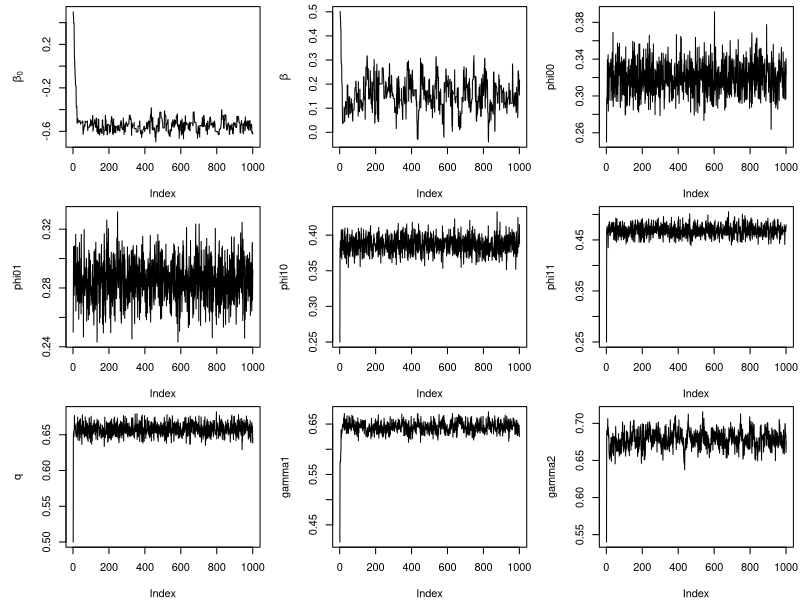

Write R code to recreate this figure.
sigmoid <- function(x){
  y <- 1/(1+exp(-x))
  return(y)
}

cervix_func <- function(nchain, complete_data, incomplete_data, prop_sd){
  #les arguments data_table sont des matrix
  #ordre : beta0, beta, phi_ij, q et les gamma
  chain <- matrix(NA, nrow = nchain+1, ncol = 7)
  #ordre d, x, w pour complete et d,w sinon
  
  ## PHASE 1: imputation des données
  Ni <- nrow(incomplete_data)
  Nc <- nrow(complete_data)
  N <- Nc + Ni
  
  #1.1 calculs des param des bernoullis à générer
  #ie des probas x_i sachant d_i,w_i
  s <- rep(0, 4) #pour les proba de la loi jointe x,d,w
  s_prime <- rep(0, 4) #pour les proba de la loi jointe d,w
  
  #on indice s et s_prime en binaire + 1 (l'indice associé c'est 1 + binaire(wi,di) )
  # RQ: on ne calcule pas les proba mais les effectifs,
  # la division entre les probas lors de l'utilisation du théorème de Bayes
  # ie s[1]=n*P(di=0, wi=0), s[2]=n*P(di=0, wi=1), etc...
  
  for(i in 1:Nc){
    vals <- complete_data[i,]
    index <- vals[1] + 2*vals[3] + 1 #cf avant pour l'indice
    s[index] <- s[index] + 1*vals[2] #on incrémente que si wi=1
    s_prime[index] <- s_prime[index] + 1 #on a déjà l'indice, pas de condition sur wi ici
  }
  
  #on utilise s comme vecteur final avec les probas
  #on applique le théorème de Bayes pour obtenir les probas conditionnelles
  s <- s/s_prime
  #1.2 génération des xi
  x <- rep(NA, Ni)
  
  for (i in 1:Ni){
    vals <- incomplete_data[i,]
    index <- vals[1] + 2*vals[2] + 1
    q <- s[index]
    x[i] <- rbinom(1,1,q)
  }
  #on reconstruit nos données
  d <- incomplete_data[,1]
  w <- incomplete_data[,2]
  incomplete_data <- matrix(c(d, x, w), nrow=Ni, ncol=3, byrow=FALSE)
  colnames(incomplete_data) <- c("d", "x", "w")
  
  data_table <- rbind(complete_data, incomplete_data)
  
  ## PHASE 2: La chaîne
  
  #on initialise la chaîne
  #
  chain[1,] <- c(0.5, 0.5, 0.25, 0.25, 0.25, 0.25, 0.5)
  for(iter in 1:nchain){
    beta <- chain[iter, 1:2]
    phis <- chain[iter, 3:6]
    q <- chain[iter, 7]
    
    #MAJ des phi
    nw1 <- 0
    nw0 <- 0
    for (iphi in 1:4){
      for (index in 1:N){
        row <- data_table[index,]
        #d, x, w
        if (row[3]){
          #on incrémente le compte si la ligne a les xi et di du phi concerné
          #cf. 
          nw1 <- nw1 + 1*(row[1]==(iphi+1)%%2)*(row[2]==1*(iphi>=3))
        }else{
          nw0 <- nw0 + 1*(row[1]==(iphi+1)%%2)*(row[2]==1*(iphi>=3))  
          }
      }
      # #on écrit explicitement les produits avec les bernouilli
      # product1 <- chain[iter,2+phi]**nw1 #ici wi=1
      # product0 <- (1-chain[iter,2+phi])**nw0
      update_alpha <- 1 + nw1
      updata_beta <- 1  + nw0 #+ nw1 - nw1 (cf somme des wi=nw1)
      phis[iphi] <- rbeta(1,update_alpha, updata_beta)
    }
    
    #MAJ de q
    sum_x <- sum(data_table[,2])
    update_alpha <- 1 + sum(data_table[,2]) + sum_x
    update_beta <- 1 + N - sum_x
    q <- rbeta(1, update_alpha, updata_beta)
    
    #MAJ des deux betas: par prop de M-H
    acc_rates <- rep(0, 2)
    for (ibeta in 1:2){
      current <- beta[ibeta]
      prop <- rnorm(1, current, prop_sd)
      beta_prop <- beta
      beta_prop[ibeta] <- prop
      
      #on calcule les pi associés à current et à prop
      pi_current <- sigmoid(beta[1] + beta[2]*data_table[,2])
      pi_prop <- sigmoid(beta_prop[1] + beta_prop[2]*data_table[,2])
      
      top <- -(prop^2)/(2*prop_sd^2) + sum(data_table[,1]*log(pi_prop) + (1-data_table[,1])*log(1-pi_prop))
      bottom <- -(current^2)/(2*prop_sd^2) + sum(data_table[,1]*log(pi_current) + (1-data_table[,1])*log(1-pi_current))
      
      alpha <- exp(top - bottom)
      # browser()
      if (runif(1) < alpha)
        beta <- beta_prop
        acc_rates[ibeta] <- acc_rates[ibeta] + 1
    }
    #MAJ de la chaîne
    chain[iter+1,] <- c(beta, phis, q)
  
  }
  #Calcul des gamma à partir de la chaîne
  gamma <- matrix(NA, nchain + 1, 2)
  list_q <- (1-chain[,7])/chain[,7]
  gamma[,1] <- 1/(1 + (1+exp(chain[,1] + chain[,2]))/(1+exp(chain[,1]))*list_q)
  gamma[,2] <- 1/(1 + (1+exp(-chain[,1] - chain[,2]))/(1+exp(-chain[,1]))*list_q)
  chain <- cbind(chain, gamma)
  return(list(chain = chain, acc_rates = acc_rates / nchain))
}
#Application
Ni <-1929 
Nc <-115
dc <-c(1, 1, 1, 1, 1, 1, 1, 1, 1, 1, 1, 1, 1, 1, 1, 1, 1, 1, 1, 1, 
    1, 1, 1, 1, 1, 1, 1, 1, 1, 1, 1, 1, 1, 1, 1, 1, 1, 1, 1, 0, 0, 
    0, 0, 0, 0, 0, 0, 0, 0, 0, 0, 0, 0, 0, 0, 0, 0, 0, 0, 0, 0, 0, 
    0, 0, 0, 0, 0, 0, 0, 0, 0, 0, 0, 0, 0, 0, 0, 0, 0, 0, 0, 0, 0, 
    0, 0, 0, 0, 0, 0, 0, 0, 0, 0, 0, 0, 0, 0, 0, 0, 0, 0, 0, 0, 0, 
    0, 0, 0, 0, 0, 0, 0, 0, 0, 0, 0)
di <-c(1, 1, 1, 1, 1, 1, 1, 1, 1, 1, 1, 1, 1, 1, 1, 1, 1, 1, 1, 1, 
    1, 1, 1, 1, 1, 1, 1, 1, 1, 1, 1, 1, 1, 1, 1, 1, 1, 1, 1, 1, 1, 
    1, 1, 1, 1, 1, 1, 1, 1, 1, 1, 1, 1, 1, 1, 1, 1, 1, 1, 1, 1, 1, 
    1, 1, 1, 1, 1, 1, 1, 1, 1, 1, 1, 1, 1, 1, 1, 1, 1, 1, 1, 1, 1, 
    1, 1, 1, 1, 1, 1, 1, 1, 1, 1, 1, 1, 1, 1, 1, 1, 1, 1, 1, 1, 1, 
    1, 1, 1, 1, 1, 1, 1, 1, 1, 1, 1, 1, 1, 1, 1, 1, 1, 1, 1, 1, 1, 
    1, 1, 1, 1, 1, 1, 1, 1, 1, 1, 1, 1, 1, 1, 1, 1, 1, 1, 1, 1, 1, 
    1, 1, 1, 1, 1, 1, 1, 1, 1, 1, 1, 1, 1, 1, 1, 1, 1, 1, 1, 1, 1, 
    1, 1, 1, 1, 1, 1, 1, 1, 1, 1, 1, 1, 1, 1, 1, 1, 1, 1, 1, 1, 1, 
    1, 1, 1, 1, 1, 1, 1, 1, 1, 1, 1, 1, 1, 1, 1, 1, 1, 1, 1, 1, 1, 
    1, 1, 1, 1, 1, 1, 1, 1, 1, 1, 1, 1, 1, 1, 1, 1, 1, 1, 1, 1, 1, 
    1, 1, 1, 1, 1, 1, 1, 1, 1, 1, 1, 1, 1, 1, 1, 1, 1, 1, 1, 1, 1, 
    1, 1, 1, 1, 1, 1, 1, 1, 1, 1, 1, 1, 1, 1, 1, 1, 1, 1, 1, 1, 1, 
    1, 1, 1, 1, 1, 1, 1, 1, 1, 1, 1, 1, 1, 1, 1, 1, 1, 1, 1, 1, 1, 
    1, 1, 1, 1, 1, 1, 1, 1, 1, 1, 1, 1, 1, 1, 1, 1, 1, 1, 1, 1, 1, 
    1, 1, 1, 1, 1, 1, 1, 1, 1, 1, 1, 1, 1, 1, 1, 1, 1, 1, 1, 1, 1, 
    1, 1, 1, 1, 1, 1, 1, 1, 1, 1, 1, 1, 1, 1, 1, 1, 1, 1, 1, 1, 1, 
    1, 1, 1, 1, 1, 1, 1, 1, 1, 1, 1, 1, 1, 1, 1, 1, 1, 1, 1, 1, 1, 
    1, 1, 1, 1, 1, 1, 1, 1, 1, 1, 1, 1, 1, 1, 1, 1, 1, 1, 1, 1, 1, 
    1, 1, 1, 1, 1, 1, 1, 1, 1, 1, 1, 1, 1, 1, 1, 1, 1, 1, 1, 1, 1, 
    1, 1, 1, 1, 1, 1, 1, 1, 1, 1, 1, 1, 1, 1, 1, 1, 1, 1, 1, 1, 1, 
    1, 1, 1, 1, 1, 1, 1, 1, 1, 1, 1, 1, 1, 1, 1, 1, 1, 1, 1, 1, 1, 
    1, 1, 1, 1, 1, 1, 1, 1, 1, 1, 1, 1, 1, 1, 1, 1, 1, 1, 1, 1, 1, 
    1, 1, 1, 1, 1, 1, 1, 1, 1, 1, 1, 1, 1, 1, 1, 1, 1, 1, 1, 1, 1, 
    1, 1, 1, 1, 1, 1, 1, 1, 1, 1, 1, 1, 1, 1, 1, 1, 1, 1, 1, 1, 1, 
    1, 1, 1, 1, 1, 1, 1, 1, 1, 1, 1, 1, 1, 1, 1, 1, 1, 1, 1, 1, 1, 
    1, 1, 1, 1, 1, 1, 1, 1, 1, 1, 1, 1, 1, 1, 1, 1, 1, 1, 1, 1, 1, 
    1, 1, 1, 1, 1, 1, 1, 1, 1, 1, 1, 1, 1, 1, 1, 1, 1, 1, 1, 1, 1, 
    1, 1, 1, 1, 1, 1, 1, 1, 1, 1, 1, 1, 1, 1, 1, 1, 1, 1, 1, 1, 1, 
    1, 1, 1, 1, 1, 1, 1, 1, 1, 1, 1, 1, 1, 1, 1, 1, 1, 1, 1, 1, 1, 
    1, 1, 1, 1, 1, 1, 1, 1, 1, 1, 1, 1, 1, 1, 1, 1, 1, 1, 1, 1, 1, 
    1, 1, 1, 1, 1, 1, 1, 1, 1, 1, 1, 1, 1, 1, 1, 1, 1, 1, 1, 1, 1, 
    1, 1, 1, 1, 1, 1, 1, 1, 1, 1, 1, 1, 1, 1, 1, 1, 1, 1, 1, 1, 1, 
    1, 0, 0, 0, 0, 0, 0, 0, 0, 0, 0, 0, 0, 0, 0, 0, 0, 0, 0, 0, 0, 
    0, 0, 0, 0, 0, 0, 0, 0, 0, 0, 0, 0, 0, 0, 0, 0, 0, 0, 0, 0, 0, 
    0, 0, 0, 0, 0, 0, 0, 0, 0, 0, 0, 0, 0, 0, 0, 0, 0, 0, 0, 0, 0, 
    0, 0, 0, 0, 0, 0, 0, 0, 0, 0, 0, 0, 0, 0, 0, 0, 0, 0, 0, 0, 0, 
    0, 0, 0, 0, 0, 0, 0, 0, 0, 0, 0, 0, 0, 0, 0, 0, 0, 0, 0, 0, 0, 
    0, 0, 0, 0, 0, 0, 0, 0, 0, 0, 0, 0, 0, 0, 0, 0, 0, 0, 0, 0, 0, 
    0, 0, 0, 0, 0, 0, 0, 0, 0, 0, 0, 0, 0, 0, 0, 0, 0, 0, 0, 0, 0, 
    0, 0, 0, 0, 0, 0, 0, 0, 0, 0, 0, 0, 0, 0, 0, 0, 0, 0, 0, 0, 0, 
    0, 0, 0, 0, 0, 0, 0, 0, 0, 0, 0, 0, 0, 0, 0, 0, 0, 0, 0, 0, 0, 
    0, 0, 0, 0, 0, 0, 0, 0, 0, 0, 0, 0, 0, 0, 0, 0, 0, 0, 0, 0, 0, 
    0, 0, 0, 0, 0, 0, 0, 0, 0, 0, 0, 0, 0, 0, 0, 0, 0, 0, 0, 0, 0, 
    0, 0, 0, 0, 0, 0, 0, 0, 0, 0, 0, 0, 0, 0, 0, 0, 0, 0, 0, 0, 0, 
    0, 0, 0, 0, 0, 0, 0, 0, 0, 0, 0, 0, 0, 0, 0, 0, 0, 0, 0, 0, 0, 
    0, 0, 0, 0, 0, 0, 0, 0, 0, 0, 0, 0, 0, 0, 0, 0, 0, 0, 0, 0, 0, 
    0, 0, 0, 0, 0, 0, 0, 0, 0, 0, 0, 0, 0, 0, 0, 0, 0, 0, 0, 0, 0, 
    0, 0, 0, 0, 0, 0, 0, 0, 0, 0, 0, 0, 0, 0, 0, 0, 0, 0, 0, 0, 0, 
    0, 0, 0, 0, 0, 0, 0, 0, 0, 0, 0, 0, 0, 0, 0, 0, 0, 0, 0, 0, 0, 
    0, 0, 0, 0, 0, 0, 0, 0, 0, 0, 0, 0, 0, 0, 0, 0, 0, 0, 0, 0, 0, 
    0, 0, 0, 0, 0, 0, 0, 0, 0, 0, 0, 0, 0, 0, 0, 0, 0, 0, 0, 0, 0, 
    0, 0, 0, 0, 0, 0, 0, 0, 0, 0, 0, 0, 0, 0, 0, 0, 0, 0, 0, 0, 0, 
    0, 0, 0, 0, 0, 0, 0, 0, 0, 0, 0, 0, 0, 0, 0, 0, 0, 0, 0, 0, 0, 
    0, 0, 0, 0, 0, 0, 0, 0, 0, 0, 0, 0, 0, 0, 0, 0, 0, 0, 0, 0, 0, 
    0, 0, 0, 0, 0, 0, 0, 0, 0, 0, 0, 0, 0, 0, 0, 0, 0, 0, 0, 0, 0, 
    0, 0, 0, 0, 0, 0, 0, 0, 0, 0, 0, 0, 0, 0, 0, 0, 0, 0, 0, 0, 0, 
    0, 0, 0, 0, 0, 0, 0, 0, 0, 0, 0, 0, 0, 0, 0, 0, 0, 0, 0, 0, 0, 
    0, 0, 0, 0, 0, 0, 0, 0, 0, 0, 0, 0, 0, 0, 0, 0, 0, 0, 0, 0, 0, 
    0, 0, 0, 0, 0, 0, 0, 0, 0, 0, 0, 0, 0, 0, 0, 0, 0, 0, 0, 0, 0, 
    0, 0, 0, 0, 0, 0, 0, 0, 0, 0, 0, 0, 0, 0, 0, 0, 0, 0, 0, 0, 0, 
    0, 0, 0, 0, 0, 0, 0, 0, 0, 0, 0, 0, 0, 0, 0, 0, 0, 0, 0, 0, 0, 
    0, 0, 0, 0, 0, 0, 0, 0, 0, 0, 0, 0, 0, 0, 0, 0, 0, 0, 0, 0, 0, 
    0, 0, 0, 0, 0, 0, 0, 0, 0, 0, 0, 0, 0, 0, 0, 0, 0, 0, 0, 0, 0, 
    0, 0, 0, 0, 0, 0, 0, 0, 0, 0, 0, 0, 0, 0, 0, 0, 0, 0, 0, 0, 0, 
    0, 0, 0, 0, 0, 0, 0, 0, 0, 0, 0, 0, 0, 0, 0, 0, 0, 0, 0, 0, 0, 
    0, 0, 0, 0, 0, 0, 0, 0, 0, 0, 0, 0, 0, 0, 0, 0, 0, 0, 0, 0, 0, 
    0, 0, 0, 0, 0, 0, 0, 0, 0, 0, 0, 0, 0, 0, 0, 0, 0, 0, 0, 0, 0, 
    0, 0, 0, 0, 0, 0, 0, 0, 0, 0, 0, 0, 0, 0, 0, 0, 0, 0, 0, 0, 0, 
    0, 0, 0, 0, 0, 0, 0, 0, 0, 0, 0, 0, 0, 0, 0, 0, 0, 0, 0, 0, 0, 
    0, 0, 0, 0, 0, 0, 0, 0, 0, 0, 0, 0, 0, 0, 0, 0, 0, 0, 0, 0, 0, 
    0, 0, 0, 0, 0, 0, 0, 0, 0, 0, 0, 0, 0, 0, 0, 0, 0, 0, 0, 0, 0, 
    0, 0, 0, 0, 0, 0, 0, 0, 0, 0, 0, 0, 0, 0, 0, 0, 0, 0, 0, 0, 0, 
    0, 0, 0, 0, 0, 0, 0, 0, 0, 0, 0, 0, 0, 0, 0, 0, 0, 0, 0, 0, 0, 
    0, 0, 0, 0, 0, 0, 0, 0, 0, 0, 0, 0, 0, 0, 0, 0, 0, 0, 0, 0, 0, 
    0, 0, 0, 0, 0, 0, 0, 0, 0, 0, 0, 0, 0, 0, 0, 0, 0, 0, 0, 0, 0, 
    0, 0, 0, 0, 0, 0, 0, 0, 0, 0, 0, 0, 0, 0, 0, 0, 0, 0, 0, 0, 0, 
    0, 0, 0, 0, 0, 0, 0, 0, 0, 0, 0, 0, 0, 0, 0, 0, 0, 0, 0, 0, 0, 
    0, 0, 0, 0, 0, 0, 0, 0, 0, 0, 0, 0, 0, 0, 0, 0, 0, 0, 0, 0, 0, 
    0, 0, 0, 0, 0, 0, 0, 0, 0, 0, 0, 0, 0, 0, 0, 0, 0, 0, 0, 0, 0, 
    0, 0, 0, 0, 0, 0, 0, 0, 0, 0, 0, 0, 0, 0, 0, 0, 0, 0, 0, 0, 0, 
    0, 0, 0, 0, 0, 0, 0, 0, 0, 0, 0, 0, 0, 0, 0, 0, 0, 0, 0, 0, 0, 
    0, 0, 0, 0, 0, 0, 0, 0, 0, 0, 0, 0, 0, 0, 0, 0, 0, 0, 0, 0, 0, 
    0, 0, 0, 0, 0, 0, 0, 0, 0, 0, 0, 0, 0, 0, 0, 0, 0, 0, 0, 0, 0, 
    0, 0, 0, 0, 0, 0, 0, 0, 0, 0, 0, 0, 0, 0, 0, 0, 0, 0, 0, 0, 0, 
    0, 0, 0, 0, 0, 0, 0, 0, 0, 0, 0, 0, 0, 0, 0, 0, 0, 0, 0, 0, 0, 
    0, 0, 0, 0, 0, 0, 0, 0, 0, 0, 0, 0, 0, 0, 0, 0, 0, 0, 0, 0, 0, 
    0, 0, 0, 0, 0, 0, 0, 0, 0, 0, 0, 0, 0, 0, 0, 0, 0, 0, 0, 0, 0, 
    0, 0, 0, 0, 0, 0, 0, 0, 0, 0, 0, 0, 0, 0, 0, 0, 0, 0, 0, 0, 0, 
    0, 0, 0, 0, 0, 0, 0, 0, 0, 0, 0, 0, 0, 0, 0, 0, 0, 0, 0, 0, 0, 
    0, 0, 0, 0, 0, 0, 0, 0, 0, 0, 0, 0, 0, 0, 0, 0, 0, 0, 0, 0, 0, 
    0, 0, 0, 0, 0, 0, 0, 0, 0, 0, 0, 0, 0, 0, 0, 0, 0, 0, 0)
xc <-c(0, 0, 0, 0, 0, 0, 0, 0, 0, 0, 0, 0, 0, 0, 0, 0, 1, 1, 1, 1, 
    1, 1, 1, 1, 1, 1, 1, 1, 1, 1, 1, 1, 1, 1, 1, 1, 1, 1, 1, 0, 0, 
    0, 0, 0, 0, 0, 0, 0, 0, 0, 0, 0, 0, 0, 0, 0, 0, 0, 0, 0, 0, 0, 
    0, 0, 0, 0, 0, 0, 0, 0, 0, 0, 0, 0, 0, 0, 0, 0, 0, 0, 0, 0, 0, 
    1, 1, 1, 1, 1, 1, 1, 1, 1, 1, 1, 1, 1, 1, 1, 1, 1, 1, 1, 1, 1, 
    1, 1, 1, 1, 1, 1, 1, 1, 1, 1, 1)
wc <-c(0, 0, 0, 0, 0, 0, 0, 0, 0, 0, 0, 0, 0, 1, 1, 1, 0, 0, 0, 0, 
    0, 1, 1, 1, 1, 1, 1, 1, 1, 1, 1, 1, 1, 1, 1, 1, 1, 1, 1, 0, 0, 
    0, 0, 0, 0, 0, 0, 0, 0, 0, 0, 0, 0, 0, 0, 0, 0, 0, 0, 0, 0, 0, 
    0, 0, 0, 0, 0, 0, 0, 0, 0, 0, 1, 1, 1, 1, 1, 1, 1, 1, 1, 1, 1, 
    0, 0, 0, 0, 0, 0, 0, 0, 0, 0, 0, 0, 0, 0, 0, 0, 1, 1, 1, 1, 1, 
    1, 1, 1, 1, 1, 1, 1, 1, 1, 1, 1)
wi <-c(0, 0, 0, 0, 0, 0, 0, 0, 0, 0, 0, 0, 0, 0, 0, 0, 0, 0, 0, 0, 
    0, 0, 0, 0, 0, 0, 0, 0, 0, 0, 0, 0, 0, 0, 0, 0, 0, 0, 0, 0, 0, 
    0, 0, 0, 0, 0, 0, 0, 0, 0, 0, 0, 0, 0, 0, 0, 0, 0, 0, 0, 0, 0, 
    0, 0, 0, 0, 0, 0, 0, 0, 0, 0, 0, 0, 0, 0, 0, 0, 0, 0, 0, 0, 0, 
    0, 0, 0, 0, 0, 0, 0, 0, 0, 0, 0, 0, 0, 0, 0, 0, 0, 0, 0, 0, 0, 
    0, 0, 0, 0, 0, 0, 0, 0, 0, 0, 0, 0, 0, 0, 0, 0, 0, 0, 0, 0, 0, 
    0, 0, 0, 0, 0, 0, 0, 0, 0, 0, 0, 0, 0, 0, 0, 0, 0, 0, 0, 0, 0, 
    0, 0, 0, 0, 0, 0, 0, 0, 0, 0, 0, 0, 0, 0, 0, 0, 0, 0, 0, 0, 0, 
    0, 0, 0, 0, 0, 0, 0, 0, 0, 0, 0, 0, 0, 0, 0, 0, 0, 0, 0, 0, 0, 
    0, 0, 0, 0, 0, 0, 0, 0, 0, 0, 0, 0, 0, 0, 0, 0, 0, 0, 0, 0, 0, 
    0, 0, 0, 0, 0, 0, 0, 0, 0, 0, 0, 0, 0, 0, 0, 0, 0, 0, 0, 0, 0, 
    0, 0, 0, 0, 0, 0, 0, 0, 0, 0, 0, 0, 0, 0, 0, 0, 0, 0, 0, 0, 0, 
    0, 0, 0, 0, 0, 0, 0, 0, 0, 0, 0, 0, 0, 0, 0, 0, 0, 0, 0, 0, 0, 
    0, 0, 0, 0, 0, 0, 0, 0, 0, 0, 0, 0, 0, 0, 0, 0, 0, 0, 0, 0, 0, 
    0, 0, 0, 0, 0, 0, 0, 0, 0, 0, 0, 0, 0, 0, 0, 0, 0, 0, 0, 0, 0, 
    0, 0, 0, 0, 1, 1, 1, 1, 1, 1, 1, 1, 1, 1, 1, 1, 1, 1, 1, 1, 1, 
    1, 1, 1, 1, 1, 1, 1, 1, 1, 1, 1, 1, 1, 1, 1, 1, 1, 1, 1, 1, 1, 
    1, 1, 1, 1, 1, 1, 1, 1, 1, 1, 1, 1, 1, 1, 1, 1, 1, 1, 1, 1, 1, 
    1, 1, 1, 1, 1, 1, 1, 1, 1, 1, 1, 1, 1, 1, 1, 1, 1, 1, 1, 1, 1, 
    1, 1, 1, 1, 1, 1, 1, 1, 1, 1, 1, 1, 1, 1, 1, 1, 1, 1, 1, 1, 1, 
    1, 1, 1, 1, 1, 1, 1, 1, 1, 1, 1, 1, 1, 1, 1, 1, 1, 1, 1, 1, 1, 
    1, 1, 1, 1, 1, 1, 1, 1, 1, 1, 1, 1, 1, 1, 1, 1, 1, 1, 1, 1, 1, 
    1, 1, 1, 1, 1, 1, 1, 1, 1, 1, 1, 1, 1, 1, 1, 1, 1, 1, 1, 1, 1, 
    1, 1, 1, 1, 1, 1, 1, 1, 1, 1, 1, 1, 1, 1, 1, 1, 1, 1, 1, 1, 1, 
    1, 1, 1, 1, 1, 1, 1, 1, 1, 1, 1, 1, 1, 1, 1, 1, 1, 1, 1, 1, 1, 
    1, 1, 1, 1, 1, 1, 1, 1, 1, 1, 1, 1, 1, 1, 1, 1, 1, 1, 1, 1, 1, 
    1, 1, 1, 1, 1, 1, 1, 1, 1, 1, 1, 1, 1, 1, 1, 1, 1, 1, 1, 1, 1, 
    1, 1, 1, 1, 1, 1, 1, 1, 1, 1, 1, 1, 1, 1, 1, 1, 1, 1, 1, 1, 1, 
    1, 1, 1, 1, 1, 1, 1, 1, 1, 1, 1, 1, 1, 1, 1, 1, 1, 1, 1, 1, 1, 
    1, 1, 1, 1, 1, 1, 1, 1, 1, 1, 1, 1, 1, 1, 1, 1, 1, 1, 1, 1, 1, 
    1, 1, 1, 1, 1, 1, 1, 1, 1, 1, 1, 1, 1, 1, 1, 1, 1, 1, 1, 1, 1, 
    1, 1, 1, 1, 1, 1, 1, 1, 1, 1, 1, 1, 1, 1, 1, 1, 1, 1, 1, 1, 1, 
    1, 1, 1, 1, 1, 1, 1, 1, 1, 1, 1, 1, 1, 1, 1, 1, 1, 1, 1, 1, 1, 
    1, 0, 0, 0, 0, 0, 0, 0, 0, 0, 0, 0, 0, 0, 0, 0, 0, 0, 0, 0, 0, 
    0, 0, 0, 0, 0, 0, 0, 0, 0, 0, 0, 0, 0, 0, 0, 0, 0, 0, 0, 0, 0, 
    0, 0, 0, 0, 0, 0, 0, 0, 0, 0, 0, 0, 0, 0, 0, 0, 0, 0, 0, 0, 0, 
    0, 0, 0, 0, 0, 0, 0, 0, 0, 0, 0, 0, 0, 0, 0, 0, 0, 0, 0, 0, 0, 
    0, 0, 0, 0, 0, 0, 0, 0, 0, 0, 0, 0, 0, 0, 0, 0, 0, 0, 0, 0, 0, 
    0, 0, 0, 0, 0, 0, 0, 0, 0, 0, 0, 0, 0, 0, 0, 0, 0, 0, 0, 0, 0, 
    0, 0, 0, 0, 0, 0, 0, 0, 0, 0, 0, 0, 0, 0, 0, 0, 0, 0, 0, 0, 0, 
    0, 0, 0, 0, 0, 0, 0, 0, 0, 0, 0, 0, 0, 0, 0, 0, 0, 0, 0, 0, 0, 
    0, 0, 0, 0, 0, 0, 0, 0, 0, 0, 0, 0, 0, 0, 0, 0, 0, 0, 0, 0, 0, 
    0, 0, 0, 0, 0, 0, 0, 0, 0, 0, 0, 0, 0, 0, 0, 0, 0, 0, 0, 0, 0, 
    0, 0, 0, 0, 0, 0, 0, 0, 0, 0, 0, 0, 0, 0, 0, 0, 0, 0, 0, 0, 0, 
    0, 0, 0, 0, 0, 0, 0, 0, 0, 0, 0, 0, 0, 0, 0, 0, 0, 0, 0, 0, 0, 
    0, 0, 0, 0, 0, 0, 0, 0, 0, 0, 0, 0, 0, 0, 0, 0, 0, 0, 0, 0, 0, 
    0, 0, 0, 0, 0, 0, 0, 0, 0, 0, 0, 0, 0, 0, 0, 0, 0, 0, 0, 0, 0, 
    0, 0, 0, 0, 0, 0, 0, 0, 0, 0, 0, 0, 0, 0, 0, 0, 0, 0, 0, 0, 0, 
    0, 0, 0, 0, 0, 0, 0, 0, 0, 0, 0, 0, 0, 0, 0, 0, 0, 0, 0, 0, 0, 
    0, 0, 0, 0, 0, 0, 0, 0, 0, 0, 0, 0, 0, 0, 0, 0, 0, 0, 0, 0, 0, 
    0, 0, 0, 0, 0, 0, 0, 0, 0, 0, 0, 0, 0, 0, 0, 0, 0, 0, 0, 0, 0, 
    0, 0, 0, 0, 0, 0, 0, 0, 0, 0, 0, 0, 0, 0, 0, 0, 0, 0, 0, 0, 0, 
    0, 0, 0, 0, 0, 0, 0, 0, 0, 0, 0, 0, 0, 0, 0, 0, 0, 0, 0, 0, 0, 
    0, 0, 0, 0, 0, 0, 0, 0, 0, 0, 0, 0, 0, 0, 0, 0, 0, 0, 0, 0, 0, 
    0, 0, 0, 0, 0, 0, 0, 0, 0, 0, 0, 0, 0, 0, 0, 0, 0, 0, 0, 0, 0, 
    0, 0, 0, 0, 0, 0, 0, 0, 0, 0, 0, 0, 0, 0, 0, 0, 0, 0, 0, 0, 0, 
    0, 0, 0, 0, 0, 0, 0, 0, 0, 0, 0, 0, 0, 0, 0, 0, 0, 0, 0, 0, 0, 
    0, 0, 0, 0, 0, 0, 0, 0, 0, 0, 0, 0, 0, 0, 0, 0, 0, 0, 0, 0, 0, 
    0, 0, 0, 0, 0, 0, 0, 0, 0, 0, 0, 0, 0, 0, 0, 0, 0, 0, 0, 0, 0, 
    0, 0, 0, 0, 0, 0, 0, 0, 0, 0, 0, 0, 0, 0, 0, 0, 0, 0, 0, 0, 0, 
    0, 0, 0, 0, 0, 0, 0, 0, 0, 0, 0, 0, 0, 0, 0, 0, 0, 0, 0, 0, 0, 
    0, 0, 0, 0, 0, 0, 0, 0, 0, 0, 0, 0, 0, 0, 0, 0, 0, 0, 0, 0, 0, 
    0, 0, 0, 0, 0, 0, 0, 0, 0, 0, 0, 0, 0, 0, 0, 0, 0, 0, 0, 0, 0, 
    0, 0, 0, 0, 0, 0, 0, 0, 0, 0, 0, 0, 0, 0, 0, 0, 0, 0, 0, 0, 0, 
    0, 0, 0, 0, 0, 0, 0, 0, 0, 0, 0, 0, 0, 0, 0, 0, 0, 0, 0, 0, 0, 
    0, 0, 0, 0, 0, 0, 0, 0, 0, 0, 0, 0, 0, 0, 0, 0, 0, 0, 0, 0, 0, 
    0, 0, 0, 0, 0, 0, 0, 0, 0, 1, 1, 1, 1, 1, 1, 1, 1, 1, 1, 1, 1, 
    1, 1, 1, 1, 1, 1, 1, 1, 1, 1, 1, 1, 1, 1, 1, 1, 1, 1, 1, 1, 1, 
    1, 1, 1, 1, 1, 1, 1, 1, 1, 1, 1, 1, 1, 1, 1, 1, 1, 1, 1, 1, 1, 
    1, 1, 1, 1, 1, 1, 1, 1, 1, 1, 1, 1, 1, 1, 1, 1, 1, 1, 1, 1, 1, 
    1, 1, 1, 1, 1, 1, 1, 1, 1, 1, 1, 1, 1, 1, 1, 1, 1, 1, 1, 1, 1, 
    1, 1, 1, 1, 1, 1, 1, 1, 1, 1, 1, 1, 1, 1, 1, 1, 1, 1, 1, 1, 1, 
    1, 1, 1, 1, 1, 1, 1, 1, 1, 1, 1, 1, 1, 1, 1, 1, 1, 1, 1, 1, 1, 
    1, 1, 1, 1, 1, 1, 1, 1, 1, 1, 1, 1, 1, 1, 1, 1, 1, 1, 1, 1, 1, 
    1, 1, 1, 1, 1, 1, 1, 1, 1, 1, 1, 1, 1, 1, 1, 1, 1, 1, 1, 1, 1, 
    1, 1, 1, 1, 1, 1, 1, 1, 1, 1, 1, 1, 1, 1, 1, 1, 1, 1, 1, 1, 1, 
    1, 1, 1, 1, 1, 1, 1, 1, 1, 1, 1, 1, 1, 1, 1, 1, 1, 1, 1, 1, 1, 
    1, 1, 1, 1, 1, 1, 1, 1, 1, 1, 1, 1, 1, 1, 1, 1, 1, 1, 1, 1, 1, 
    1, 1, 1, 1, 1, 1, 1, 1, 1, 1, 1, 1, 1, 1, 1, 1, 1, 1, 1, 1, 1, 
    1, 1, 1, 1, 1, 1, 1, 1, 1, 1, 1, 1, 1, 1, 1, 1, 1, 1, 1, 1, 1, 
    1, 1, 1, 1, 1, 1, 1, 1, 1, 1, 1, 1, 1, 1, 1, 1, 1, 1, 1, 1, 1, 
    1, 1, 1, 1, 1, 1, 1, 1, 1, 1, 1, 1, 1, 1, 1, 1, 1, 1, 1, 1, 1, 
    1, 1, 1, 1, 1, 1, 1, 1, 1, 1, 1, 1, 1, 1, 1, 1, 1, 1, 1, 1, 1, 
    1, 1, 1, 1, 1, 1, 1, 1, 1, 1, 1, 1, 1, 1, 1, 1, 1, 1, 1, 1, 1, 
    1, 1, 1, 1, 1, 1, 1, 1, 1, 1, 1, 1, 1, 1, 1, 1, 1, 1, 1, 1, 1, 
    1, 1, 1, 1, 1, 1, 1, 1, 1, 1, 1, 1, 1, 1, 1, 1, 1, 1, 1, 1, 1, 
    1, 1, 1, 1, 1, 1, 1, 1, 1, 1, 1, 1, 1, 1, 1, 1, 1, 1, 1, 1, 1, 
    1, 1, 1, 1, 1, 1, 1, 1, 1, 1, 1, 1, 1, 1, 1, 1, 1, 1, 1, 1, 1, 
    1, 1, 1, 1, 1, 1, 1, 1, 1, 1, 1, 1, 1, 1, 1, 1, 1, 1, 1, 1, 1, 
    1, 1, 1, 1, 1, 1, 1, 1, 1, 1, 1, 1, 1, 1, 1, 1, 1, 1, 1, 1, 1, 
    1, 1, 1, 1, 1, 1, 1, 1, 1, 1, 1, 1, 1, 1, 1, 1, 1, 1, 1, 1, 1, 
    1, 1, 1, 1, 1, 1, 1, 1, 1, 1, 1, 1, 1, 1, 1, 1, 1, 1, 1)

complete_data <- matrix(c(dc, xc, wc), nrow=Nc, ncol=3, byrow=FALSE)
colnames(complete_data) <- c("d", "x", "w")

incomplete_data <- matrix(c(di, wi), nrow=Ni, ncol=2, byrow=FALSE)
colnames(incomplete_data) <- c("d", "w")

out <- cervix_func(10^3, complete_data, incomplete_data, 0.1)
chain <- out$chain

par(mfrow = c(3, 3), mar = c(4, 5, 0.5, 0.5))
ylabs <- c(expression(beta[0]), expression(beta),'phi00', 'phi01', 'phi10', 'phi11', 'q', 'gamma1', 'gamma2')
for (j in 1:9)
  plot(chain[,j], type = "l", ylab = ylabs[j])
